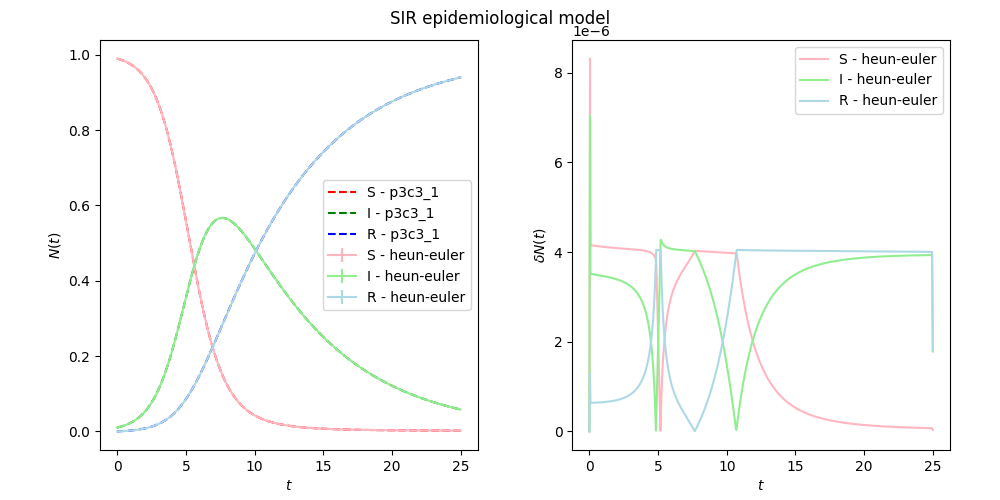

Write Python code to recreate this figure.
import numpy as np
import matplotlib.pyplot as plt
from ODEmethods.methods import rk_methods, predictor, corrector
from ODEmethods.rungekutta import RKMethod 
from ODEmethods.pece import PECE

# SIR model: compartmental models for mathematical modelling of infectious diseases.
def SIRmodel(t, y, par=[0.01, 0.02]):
    return [-par[0]*y[0]*y[1], par[0]*y[0]*y[1] - par[1]*y[1], par[1]*y[1]]

par=[1., 0.15]

# RK methods
problem_rk = RKMethod(rk_methods["heun_euler"], SIRmodel, par)
rk = problem_rk.run(x0=0, y0=[0.99, 0.01, 0.], stepnum=1000, stepsize=0.025, adaptive=True, tolerance=10e-6)

# PECE methods
problem_pc = PECE(predictor[2], corrector[1], SIRmodel, par)
pc = problem_pc.run(x0=0, y0=[0.99, 0.01, 0.], stepnum=1000, stepsize=0.025, runcorr=1)

# Script for plotting graphs
fig = plt.figure()
plt.suptitle("SIR epidemiological model")
fig.set_size_inches(10, 5)

plt.subplot(1, 2, 1)
plt.errorbar(rk[0], rk[1][0], yerr=rk[2][0], color='lightpink', label='S - heun-euler')
plt.errorbar(rk[0], rk[1][1], yerr=rk[2][1], color='lightgreen', label='I - heun-euler')
plt.errorbar(rk[0], rk[1][2], yerr=rk[2][2], color='lightblue', label='R - heun-euler')

plt.plot(pc[0], pc[1][0], 'r--', label='S - p3c3_1')
plt.plot(pc[0], pc[1][1], 'g--', label='I - p3c3_1')
plt.plot(pc[0], pc[1][2], 'b--', label='R - p3c3_1')
plt.xlabel(r'$t$')
plt.ylabel(r'$N(t)$')
plt.legend()

plt.subplot(1, 2, 2)
plt.plot(rk[0], rk[2][0], color='lightpink', label='S - heun-euler')
plt.plot(rk[0], rk[2][1], color='lightgreen', label='I - heun-euler')
plt.plot(rk[0], rk[2][2], color='lightblue', label='R - heun-euler')
plt.xlabel(r'$t$')
plt.ylabel(r'$\delta N(t)$')
plt.legend()

plt.subplots_adjust(left=0.1, right=0.95, bottom=0.1, top=0.92, wspace=0.25, hspace=0.3)
plt.savefig("tests/SIRmodel/SIRmodel.png")
plt.show()